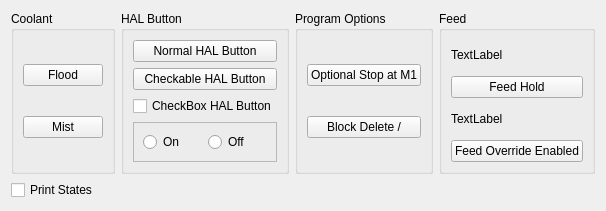
      <widget class="QWidget" name="tab_7">
       <attribute name="title">
        <string>Misc.</string>
       </attribute>
       <layout class="QGridLayout" name="gridLayout_28">
        <item row="0" column="0">
         <widget class="QGroupBox" name="groupBox_11">
          <property name="title">
           <string>Coolant</string>
          </property>
          <layout class="QGridLayout" name="gridLayout_25">
           <item row="0" column="0">
            <widget class="QPushButton" name="flood_pb">
             <property name="text">
              <string>Flood</string>
             </property>
             <property name="checkable">
              <bool>true</bool>
             </property>
            </widget>
           </item>
           <item row="1" column="0">
            <widget class="QPushButton" name="mist_pb">
             <property name="text">
              <string>Mist</string>
             </property>
             <property name="checkable">
              <bool>true</bool>
             </property>
            </widget>
           </item>
          </layout>
         </widget>
        </item>
        <item row="0" column="1">
         <widget class="QGroupBox" name="groupBox_10">
          <property name="title">
           <string>HAL Button</string>
          </property>
          <layout class="QGridLayout" name="gridLayout_24">
           <item row="1" column="0">
            <widget class="QPushButton" name="pushButton">
             <property name="text">
              <string>Checkable HAL Button</string>
             </property>
             <property name="checkable">
              <bool>true</bool>
             </property>
             <property name="function" stdset="0">
              <string>hal_pin</string>
             </property>
             <property name="pin_0" stdset="0">
              <string>check, HAL_BIT, HAL_OUT</string>
             </property>
            </widget>
           </item>
           <item row="2" column="0">
            <widget class="QCheckBox" name="checkBox_3">
             <property name="text">
              <string>CheckBox HAL Button</string>
             </property>
             <property name="checkable">
              <bool>true</bool>
             </property>
             <property name="function" stdset="0">
              <string>hal_pin</string>
             </property>
             <property name="pin_3" stdset="0">
              <string>checkbox, HAL_BIT, HAL_OUT</string>
             </property>
            </widget>
           </item>
           <item row="0" column="0">
            <widget class="QPushButton" name="pushButton_2">
             <property name="text">
              <string>Normal HAL Button</string>
             </property>
             <property name="checkable">
              <bool>false</bool>
             </property>
             <property name="function" stdset="0">
              <string>hal_pin</string>
             </property>
             <property name="pin_1" stdset="0">
              <string>norm, HAL_BIT, HAL_OUT</string>
             </property>
            </widget>
           </item>
           <item row="3" column="0">
            <widget class="QFrame" name="frame_6">
             <property name="frameShape">
              <enum>QFrame::StyledPanel</enum>
             </property>
             <property name="frameShadow">
              <enum>QFrame::Raised</enum>
             </property>
             <layout class="QHBoxLayout" name="horizontalLayout">
              <item>
               <widget class="QRadioButton" name="radioButton">
                <property name="text">
                 <string>On</string>
                </property>
                <property name="function" stdset="0">
                 <string>hal_pin</string>
                </property>
                <property name="pin_4" stdset="0">
                 <string>rb_on, HAL_BIT, HAL_OUT</string>
                </property>
               </widget>
              </item>
              <item>
               <widget class="QRadioButton" name="radioButton_2">
                <property name="text">
                 <string>Off</string>
                </property>
                <property name="function" stdset="0">
                 <string>hal_pin</string>
                </property>
                <property name="pin_5" stdset="0">
                 <string>rb_off, HAL_BIT, HAL_OUT</string>
                </property>
               </widget>
              </item>
             </layout>
            </widget>
           </item>
          </layout>
         </widget>
        </item>
        <item row="0" column="2">
         <widget class="QGroupBox" name="groupBox_12">
          <property name="title">
           <string>Program Options</string>
          </property>
          <layout class="QGridLayout" name="gridLayout_26">
           <item row="0" column="0">
            <widget class="QPushButton" name="optional_stop_pb">
             <property name="text">
              <string>Optional Stop at M1</string>
             </property>
            </widget>
           </item>
           <item row="1" column="0">
            <widget class="QPushButton" name="block_delete_pb">
             <property name="text">
              <string>Block Delete /</string>
             </property>
            </widget>
           </item>
          </layout>
         </widget>
        </item>
        <item row="0" column="3">
         <widget class="QGroupBox" name="groupBox_13">
          <property name="title">
           <string>Feed</string>
          </property>
          <layout class="QGridLayout" name="gridLayout_27">
           <item row="0" column="0">
            <widget class="QLabel" name="feed_hold_enabled_lb">
             <property name="text">
              <string>TextLabel</string>
             </property>
            </widget>
           </item>
           <item row="1" column="0">
            <widget class="QPushButton" name="feed_hold_pb">
             <property name="text">
              <string>Feed Hold</string>
             </property>
            </widget>
           </item>
           <item row="3" column="0">
            <widget class="QPushButton" name="feed_override_pb">
             <property name="text">
              <string>Feed Override Enabled</string>
             </property>
            </widget>
           </item>
           <item row="2" column="0">
            <widget class="QLabel" name="feed_override_enabled_lb">
             <property name="text">
              <string>TextLabel</string>
             </property>
            </widget>
           </item>
          </layout>
         </widget>
        </item>
        <item row="1" column="0" colspan="2">
         <widget class="QCheckBox" name="print_states_cb">
          <property name="text">
           <string>Print States</string>
          </property>
         </widget>
        </item>
       </layout>
      </widget>
